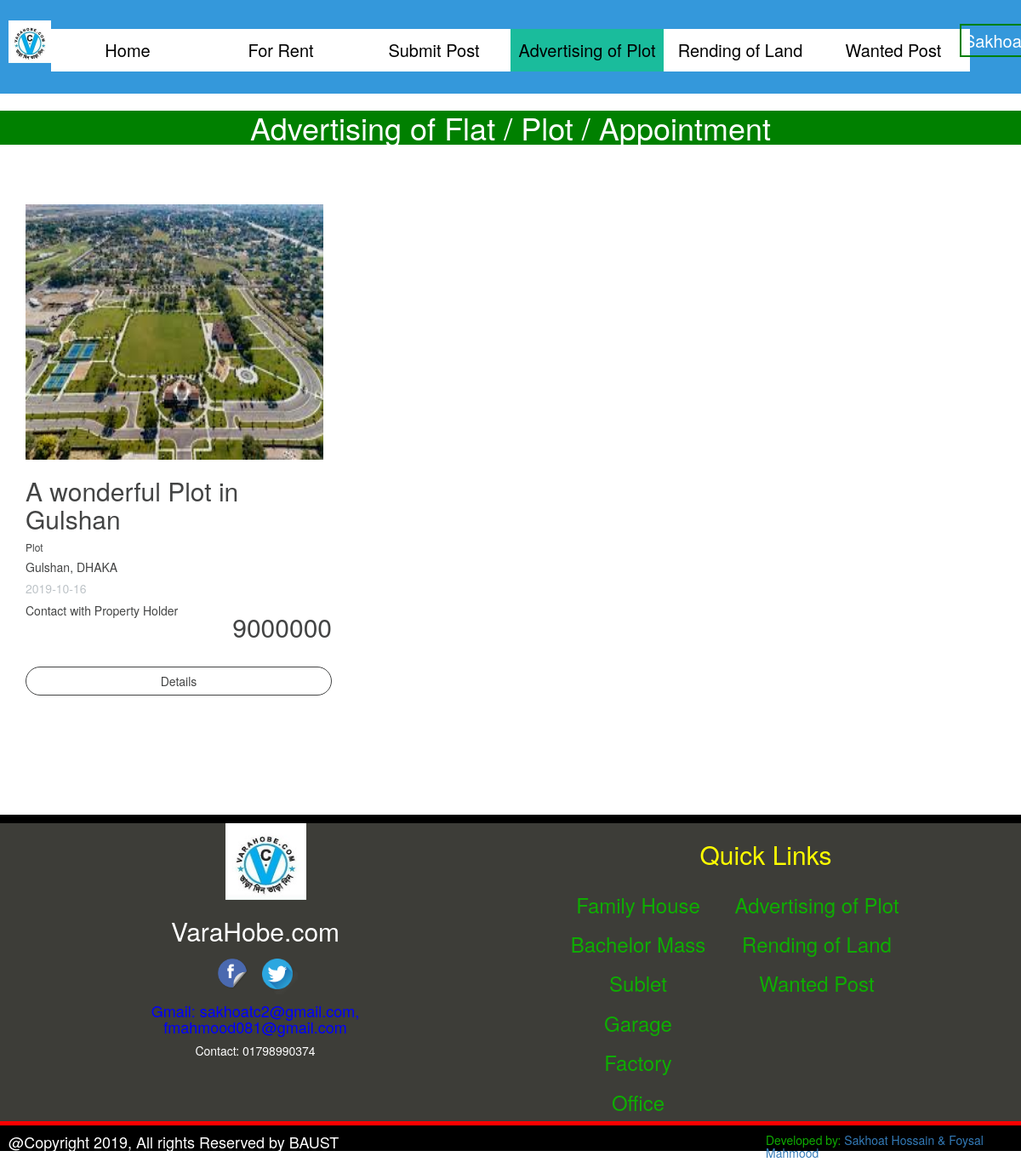
The app's page /advertising_plot.php (signed in) with its own data.
### tables this page shows
CREATE TABLE `sub4` (
  `serial` int(255) NOT NULL,
  `offer_type` varchar(255) NOT NULL,
  `property_type` varchar(255) NOT NULL,
  `ad_title` varchar(255) NOT NULL,
  `description` varchar(255) NOT NULL,
  `property_size` varchar(255) NOT NULL,
  `floor_no` varchar(255) NOT NULL,
  `beds` varchar(255) NOT NULL,
  `baths` varchar(255) NOT NULL,
  `balconies` varchar(255) NOT NULL,
  `floor_type` varchar(255) NOT NULL,
  `dining_room` varchar(255) NOT NULL,
  `car_parking` varchar(255) NOT NULL,
  `drawing_roomf` varchar(255) NOT NULL,
  `lift` varchar(255) NOT NULL,
  `gas` varchar(255) NOT NULL,
  `generator` varchar(255) NOT NULL,
  `wasa_connection` varchar(255) NOT NULL,
  `community_hall` varchar(255) NOT NULL,
  `cctv` varchar(255) NOT NULL,
  `wifi` varchar(255) NOT NULL,
  `amount` varchar(255) NOT NULL,
  `image` varchar(255) NOT NULL,
  `district` varchar(255) NOT NULL,
  `area` varchar(255) NOT NULL,
  `address` varchar(255) NOT NULL,
  `latitude` varchar(255) NOT NULL,
  `lngnitude` varchar(255) NOT NULL,
  `date` date NOT NULL
);

### advertising_plot.php (the view, shortened to what this page needs)
<?php
if(!isset($_SESSION['email'])) {
    header("Location: login.php");
}
else{
?>
<?php
include("connection.php");
$query = " SELECT * FROM sub4 where offer_type = 'Advertising of Plot'";
$data =  mysqli_query($conn, $query);
$total = mysqli_num_rows($data);
?>
<!DOCTYPE html>
<html>
<head>
	<link rel="stylesheet" type="text/css" href="css/style.css">
	<link rel="stylesheet" type="text/css" href="css/bootstrap.min.css">
	<link rel="stylesheet" type="text/css" href="css/show_post_grid_view.css">
</head>
<body>
	<header>
		<div class="topmargin"></div>
		<div class="logo">
			<img src="photos/logo.jpeg" height="50" width="50">
		</div>
		<div class="Navigation">
			<ul>
				<li><a href="index.php">Home</a></li>
				<li><a href="#">For Rent</a>
				</li>
				<li><a href="submit.php">Submit Post</a></li>
				<li style="background: #1abc9c;"><a href="advertising_plot.php">Advertising of Plot</a></li>
				<li><a href="rend_land.php">Rending of Land</a></li>
				<li><a href="wanted_post.php">Wanted Post</a></li>
			</ul>
		</div>
        <div class="login" session_start();>
            <a class="boxed" href="logout.php">
                        <?=$_SESSION['name'];?>
            </a>
        </div>
	</header>
	<div>
		<div class="adverting_text" >
			<h1 class="text-center"class="boxed">Advertising of Flat / Plot / Appointment</h1>
		</div>
	</div>
	<div class="container">
		<div class="row">
<?php
if($total != 0)
{
	while ($result = mysqli_fetch_assoc($data))
	{
?>
			<div class="col-md-4 product-grid">
				<div class="image">
					<a href="#">
						<?php
							echo "<img src ='".$result['image']."' height = '300' width = '350'</a>";
						?>
					</a>
				</div>
				<h2>
				<?php
					echo($result['ad_title'])
				?>
			</h2>
			<h6>
				<?php
					echo($result['property_type'])
				?>
			</h6>
			<h5>
				<?php
					echo($result['area'])
				?>,
				<?php
					echo($result['district'])
				?>
			</h5>
			<h5 style="color: #bdc3c7">
				<?php
					echo($result['date'])
				?>
			</h5>
			<h5 class="price">
				<?php
					echo($result['amount'])
				?>
			</h5>
			<h5>Contact with Property Holder</h5>
				<a href="#" class="btn rent">Details</a>
			</div>
<?php
	}
}
else
{
	echo "No Record Found";
}
?>
		</div>
	</div>
    <?php
        include("footer.php");
     ?>
</body>
</html>
<?php
    }
?>

### css/style.css (style rules this page uses)
* { margin: 0; padding: 0; }
header { height: 110px; background-color: #3498db; }
.logo { float: left; padding-left: 10px; }
.container { padding-top: 10px; margin-top: 0vh; }
.topmargin { height: 3vh; }
.Navigation { max-width: 1080px; margin: auto; }
ul { list-style-type: none; }
ul li { float: left; width: 180px; height: 50px; font-size: 20px; line-height: 50px; text-align: center; background-color: #fff; }
ul li a { color: #000; display: block; }
.boxed { padding: 3px; border: 2px solid green; color: #fff; }
.login { position: absolute; left: 94%; font-size: 20px; }
.adverting_text { background-color: green; color: #fff; }
.rent { margin-top: 20px; }
* { box-sizing: border-box; }
img { vertical-align: middle; }

### css/show_post_grid_view.css (style rules this page uses)
body { color: #434444; }
.container { padding-top: 10px; margin-top: 5vh; }
.product-grid { padding-bottom: 20px; padding-top: 20px; }
.image { position: relative; }
.rent { background-color: transparent; color: #434444; border: 1px solid #434444; width: 100%; margin-top: 20px; border-radius:20px; }
.price { float: right; font-size: 30px; }

### records on screen
sub4: image (picture), ad_title "A wonderful Plot in Gulshan", property_type "Plot", area "Gulshan", district "DHAKA", date "2019-10-16", amount "9000000"
